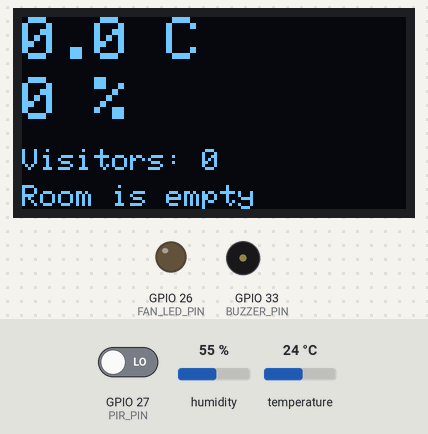
Bench run of a sketch on a simulated ESP32. Shown: 128×64 one-colour display, output pins drawn as LEDs (lit = HIGH), buzzer (waves = sounding). The inputs (shaded band) are chosen by the test bench; at power-on: GPIO 27 (PIR_PIN) LOW, temperature 24 °C, humidity 55 %. What the sketch prints to the serial monitor is not drawn.

Above: at 1.2 s.
1.3 s: GPIO 27 (PIR_PIN) driven HIGH
At 2.9 s:
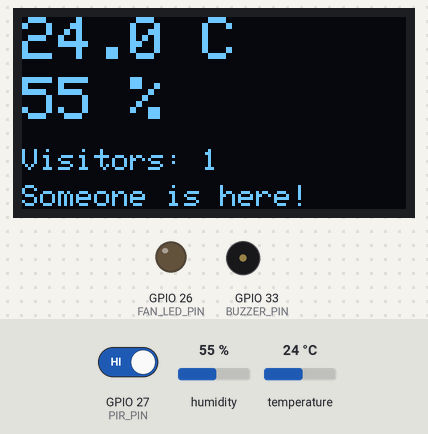
3.5 s: temperature set to 27 °C
At 4.5 s:
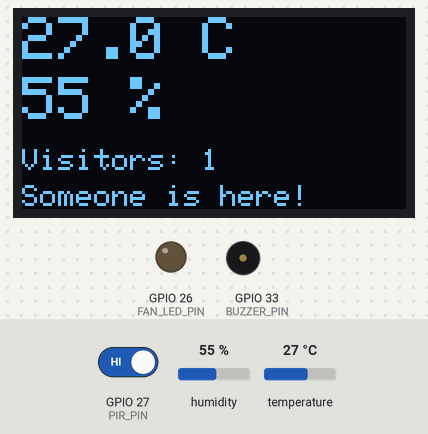
5.6 s: temperature set to 30 °C
At 7.4 s:
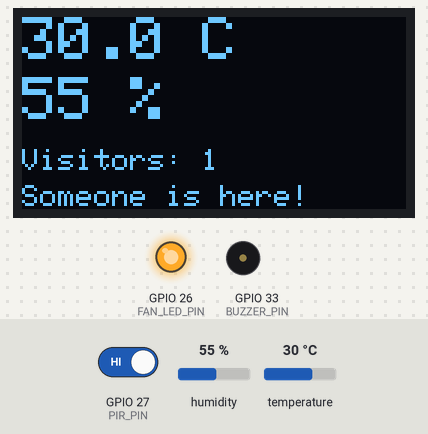
7.7 s: GPIO 27 (PIR_PIN) driven LOW
At 8.9 s:
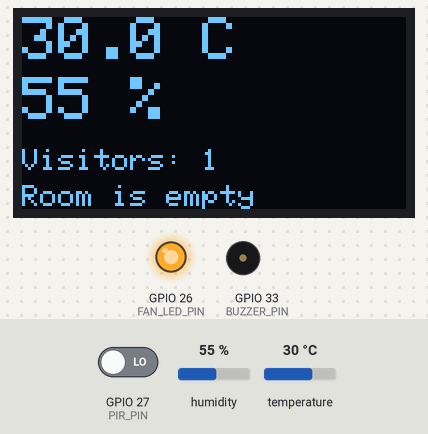
9.2 s: GPIO 27 (PIR_PIN) driven HIGH
At 10.9 s:
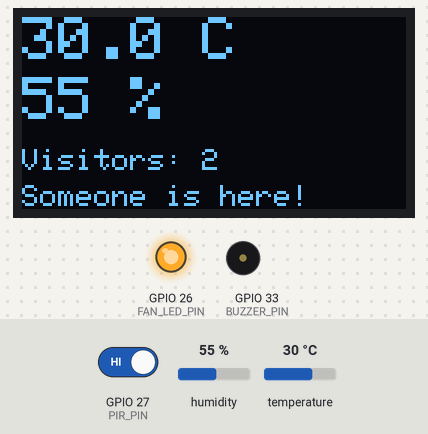
11.2 s: humidity set to 22 %
At 13.8 s:
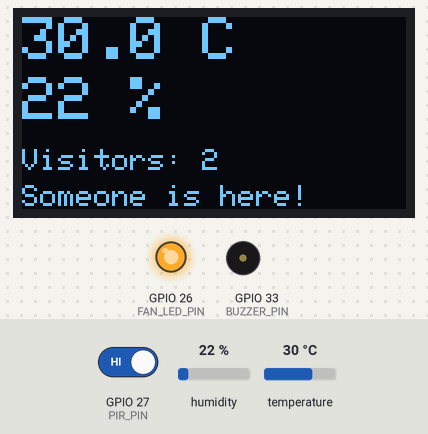
Timing chart, 0 to 14.9 s (numbered marks = the images above; inputs shaded):
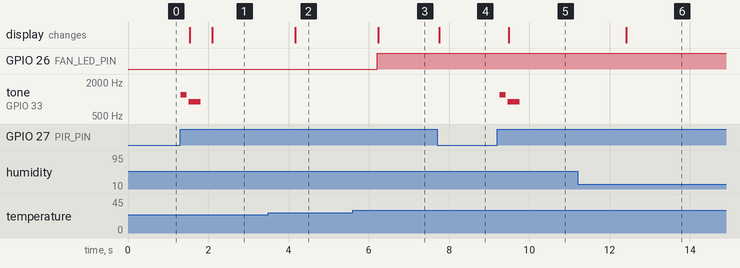

Measured:
- the behaviour switches between 28 and 29 °C on temperature (found by bisection; images 2 and 3)
- after the input at 1.3 s, tone on GPIO 33 (BUZZER_PIN): silent → 1200 Hz at once, → silent 0.15 s later, → 900 Hz 0.05 s later, → silent 0.30 s later; the display: first changes after 0.24 s (image 1 shows a later state)
- after the input at 3.5 s, the display: changes after 0.67 s (image 2)
- after the input at 5.6 s, GPIO 26 (FAN_LED_PIN): LOW → HIGH after 0.61 s; the display: changes after 0.64 s (image 3)
- after the input at 7.7 s, the display: changes after 0.05 s (image 4)
- after the input at 9.2 s, tone on GPIO 33 (BUZZER_PIN): silent → 1200 Hz after 0.06 s, → silent 0.15 s later, → 900 Hz 0.05 s later, → silent 0.30 s later; the display: changes after 0.29 s (image 5)
- after the input at 11.2 s, the display: changes after 1.2 s (image 6)

The sketch:

L21_SmartRoomPlus.ino
```cpp
// Lesson 21 extension: Smart Room Monitor + phone dashboard
// Everything from L21_SmartRoom, plus:
// - counts how many times someone came in
// - a fan LED (pin 26) switches on automatically when it's too hot
// - a web page at 192.168.4.1 shows the readings (auto-refresh)

#include <WiFi.h>
#include <WebServer.h>
#include <Adafruit_GFX.h>
#include <Adafruit_SSD1306.h>
#include <DHT.h>

const int DHT_PIN = 4;
const int PIR_PIN = 27;
const int BUZZER_PIN = 33;
const int FAN_LED_PIN = 26;
const float TOO_HOT = 28.0;

String WIFI_NAME = "SmartRoom-ESP32";
String PASSWORD = "smartroom1";

Adafruit_SSD1306 display(128, 64, &Wire, -1);
DHT dht(DHT_PIN, DHT11);
WebServer server(80);

float temp = 0;
float humidity = 0;
unsigned long lastRead = 0;
bool wasMotion = false;
bool motion = false;
int visitors = 0;

void sendPage() {
  String page = "<html><head><meta name='viewport' "
                "content='width=device-width'>"
                "<meta http-equiv='refresh' content='3'></head>"
                "<body style='font-family:sans-serif;text-align:center'>";
  page += "<h1>Smart Room</h1>";
  page += "<p style='font-size:40px'>" + String(temp, 1) + " &deg;C</p>";
  page += "<p>Humidity: " + String(humidity, 0) + " %</p>";
  page += "<p>" + String(motion ? "Someone is here" : "Room is empty") +
          "</p>";
  page += "<p>Visitors today: " + String(visitors) + "</p>";
  if (temp > TOO_HOT) page += "<p style='color:red'>Too hot! Fan on.</p>";
  page += "</body></html>";
  server.send(200, "text/html", page);
}

void setup() {
  Serial.begin(115200);
  pinMode(PIR_PIN, INPUT);
  pinMode(FAN_LED_PIN, OUTPUT);
  dht.begin();
  display.begin(SSD1306_SWITCHCAPVCC, 0x3C);
  display.setTextColor(WHITE);

  WiFi.softAP(WIFI_NAME, PASSWORD);
  Serial.println(WiFi.softAPIP());
  server.on("/", sendPage);
  server.begin();
}

void loop() {
  server.handleClient();

  if (millis() - lastRead > 2000) {
    float t = dht.readTemperature();
    float h = dht.readHumidity();
    if (!isnan(t)) temp = t;      // ignore failed readings
    if (!isnan(h)) humidity = h;
    lastRead = millis();
  }

  motion = digitalRead(PIR_PIN) == HIGH;
  if (motion && !wasMotion) {
    visitors++;
    tone(BUZZER_PIN, 1200, 150);
    delay(200);
    tone(BUZZER_PIN, 900, 300);
  }
  wasMotion = motion;

  digitalWrite(FAN_LED_PIN, temp > TOO_HOT ? HIGH : LOW);

  display.clearDisplay();
  display.setTextSize(2);
  display.setCursor(0, 0);
  display.print(temp, 1);
  display.print(" C");
  display.setCursor(0, 20);
  display.print(humidity, 0);
  display.print(" %");
  display.setTextSize(1);
  display.setCursor(0, 44);
  display.print("Visitors: ");
  display.print(visitors);
  display.setCursor(0, 56);
  display.print(motion ? "Someone is here!" : "Room is empty");
  display.display();
  delay(50);
}
```
